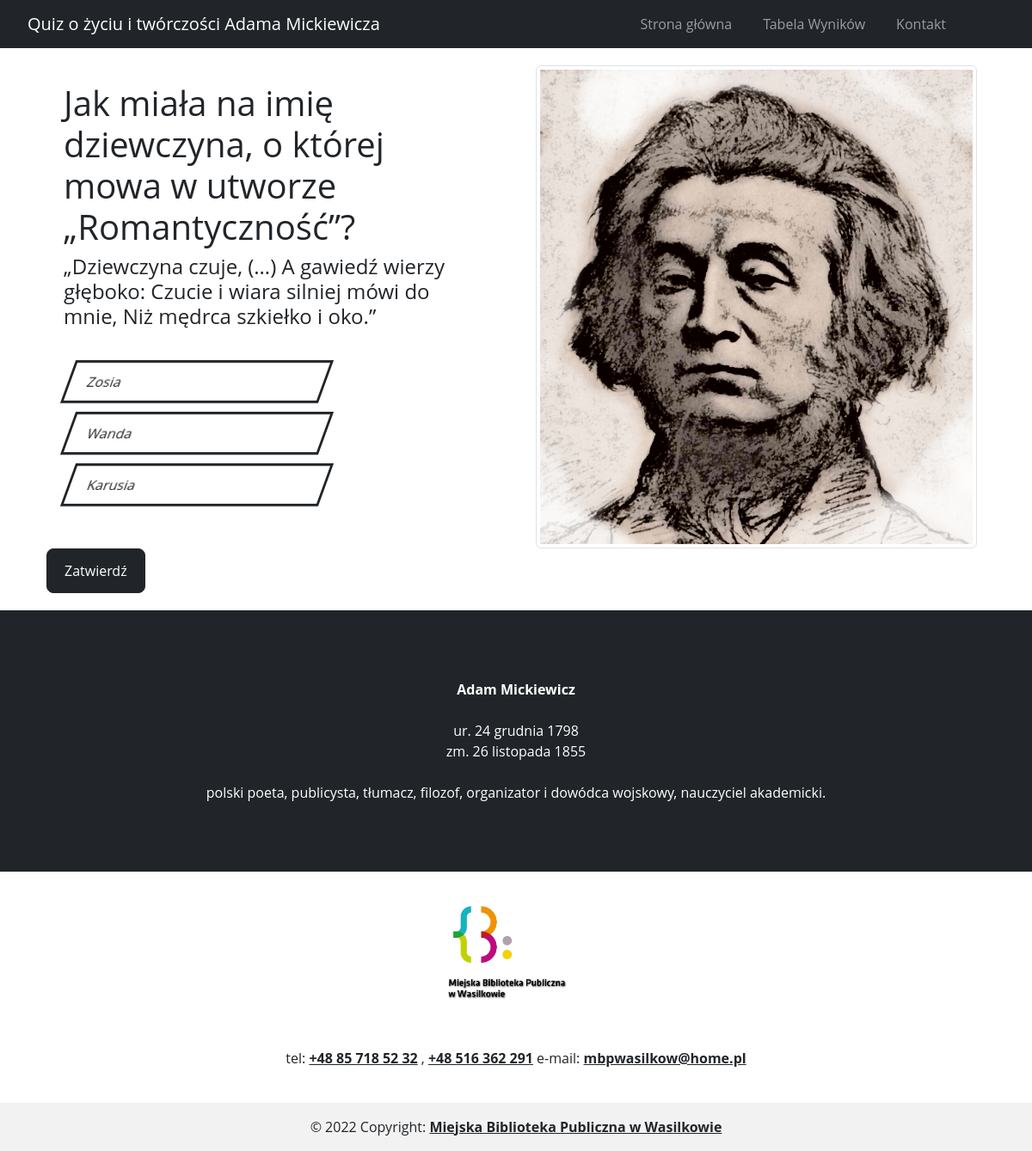
The page /question/ on the database its author committed.
### polls/models.py (models this page shows, shortened)
class Question(models.Model):
    question_text = models.CharField('Pytanie', max_length=200)
    quote = models.CharField('Cytat', null=True, blank=True, max_length=300)
    image = models.ImageField('Obrazek', null=True, blank=True, upload_to="images/")
    group = models.ForeignKey(Group, null=True, on_delete=models.SET_NULL)
    class Meta:
        verbose_name = "pytanie"
        verbose_name_plural = "Pytania"

class Answer(models.Model):
    answer_text = models.CharField('odpowiedź', max_length=200)
    valid = models.BooleanField('poprawna odpowiedź', default=False)
    question = models.ForeignKey(Question, on_delete=models.CASCADE)
    class Meta:
        verbose_name = "odpowiedź"
        verbose_name_plural = "Odpowiedzi"

### polls/views.py (the view, shortened to what this page needs)
# urls.py: path('question/', views.randomQuestion, name='randomQuestion'),
def randomQuestion(request):
    if not request.session.get('start_time', None):
        request.session['start_time'] = str(dt.now())
    if not request.session.get('points', None):
        request.session['points'] = 0
    if not request.session.get('answered_questions',None):
        request.session['answered_questions'] = ""
    if not request.session.get('picked_question_id', None):
        list_of_ids = set(str(x) for x in Question.objects.all().values_list('id', flat=True))
        question_id = getRandomQuestionId(request, list_of_ids)
    else:
        question_id = int(request.session['picked_question_id'])
    if not question_id:
        return HttpResponse("Skończyły się już pytania :P")
    request.session['picked_question_id'] = str(question_id)
    question = get_object_or_404(Question, pk=question_id)
    print(request.session['picked_question_id'])
    context = {
        'question': question,
    }
    return render(request, 'polls/detail.html', context)

### polls/views.py (called while the page is built)
def getRandomQuestionId(request, question_id_list):
    cookie_list = set(request.session['answered_questions'].split("'"))
    possible_ids = list(question_id_list - cookie_list)
    if possible_ids:
        question_id = int(random.choice(possible_ids))
        return question_id
    else:
        return None

### polls/templates/polls/detail.html (shortened to what this page needs)
<!DOCTYPE html>
<html lang="en">
{% load static %}
{% load bootstrap5 %}
<head>
    {% bootstrap_css %}
    <link rel="stylesheet" href="{% static 'css/quiz_detail.css' %}">
</head>
<body>
  <nav class="navbar navbar-expand-lg navbar-dark bg-dark">
    <div class="container-fluid">
      <a class="navbar-brand" href="{% url 'polls:index' %}" >Quiz o życiu i twórczości Adama Mickiewicza</a>
      <div class="collapse navbar-collapse" id="navbarNav">
        <ul class="navbar-nav ms-auto mb-2 mb-lg-0">
          <li class="nav-item">
            <a class="nav-link" aria-current="page" href="{% url 'polls:index' %}">Strona główna</a>
          </li>
          <li class="nav-item">
            <a class="nav-link" href="{% url 'polls:wyniki' %}">Tabela Wyników</a>
          </li>
          <li class="nav-item">
            <a class="nav-link" href="{% url 'polls:contact' %}">Kontakt</a>
          </li>
        </ul>
      </div>
    </div>
  </nav>
  <div class="container">
    <div class="row question">
        <div class="col d-flex align-items-center">
            <form method="POST">
                <fieldset>
                    <div class="row">
                        <h1>{{ question.question_text }}</h1><br>
                        {% if question.quote %}
                          <h4>{{ question.quote }}</h4>
                        {% endif %}
                    </div>
                    <br>
                    <div class="radio-toolbar">
                      {% for answer in question.answer_set.all %}
                      <label class="form-check-label" for="answer{{ forloop.counter }}">{{answer.answer_text}}</label><br>
                      {% endfor %}
                    </div>
                </fieldset>
                <br>
                <input type="submit" value="Zatwierdź" class="btn btn-dark">
            </form>
        </div>
        <div class="col-sm">
            <div class="d-flex align-items-center justify-content-center">
                {% if question.image %}
                <img src="{{ question.image.url }}" class="img-thumbnail">
                {% else %}
                <img src="{% static 'images/Adam.jpg' %}" class="img-thumbnail">
                {% endif %}
            </div>
        </div>
    </div>
  </div>
  <div class="container_info">
    <div class="text-center">
      <b>Adam Mickiewicz</b>
      <p style="color: #212529">.</p>
      <p>ur. 24 grudnia 1798</p>
      <p>zm. 26 listopada 1855</p>
      <p style="color: #212529">.</p>
      <p>polski poeta, publicysta, tłumacz, filozof, organizator i dowódca wojskowy, nauczyciel akademicki.</p>
    </div>
  </div>
  <div id="footerwrap" class="tf box tf clear">
    <footer id="footer" class="tf_box pagewidth tf_scrollbar tf_rel">
      <div class="main-col">
        <div class="footer-left-wrap">
          <div id="footer-logo">
            <a href="http://mbpwasilkow.pl/" title="Miejska Biblioteka Publiczna w Wasilkowie" >
              <img src="{% static 'images/logo biblioteki.jpg' %}" alt="miejska biblioteka publiczna w wasilkowie" width="200" class="center">
            </a>
          </div>
          <div class="footer-contact">
            <div class="text-center p-4">
              <p>
                tel:
                <a href="+48 85 718 52 32">+48 85 718 52 32</a>
                ,
                <a href="+48 516 362 291">+48 516 362 291</a>
                e-mail:
                <a href="mailto:mbpwasilkow@home.pl">mbpwasilkow@home.pl</a>
              </p>
            </div>
          </div>
        </div>
      </div>
      <div class="text-center p-3" style="background-color: rgba(0, 0, 0, 0.05);">
        © 2022 Copyright:
        <a class="text-reset fw-bold" href="http://mbpwasilkow.pl/">Miejska Biblioteka Publiczna w Wasilkowie</a>
      </div>
    </footer>
  </div>
</body>
</html>

### static/css/quiz_detail.css (style rules this page uses)
.question { margin-top: 20px; margin: 0 auto; }
body { font-family: 'Open Sans', sans-serif; }
.container { margin: 20px auto; }
.navbar-brand { margin-left: 20px; }
.collapse { margin-right: 80px; }
.nav-item { padding-left: 20px; }
fieldset { margin: 20px 20px; }
.radio-toolbar label { margin: 5px; color:#212529; position: relative; display:inline-block; padding: 10px 20px; border: 3px solid #212529; transform: skew(-20deg); width: 300px; }
.btn { padding: 13px 20px 13px 20px; border-radius: 8px; }
.container_info { background-color: #212529; color: #FFFFFF; padding: 80px; }
.container_info p { margin-bottom: auto; }
.row:after { content: ""; display: table; clear: both; }
.center { display: block; margin-left: auto; margin-right: auto; width: 15%; }
.footer-contact a { color: #212529; font-weight: bold; }

### rows shown on the page
Question: question_text "Jak miała na imię dziewczyna, o której mowa w utworze „Romantyczność”?", quote "„Dziewczyna czuje, (…) A gawiedź wierzy głęboko: Czucie i wiara silniej mówi do mnie, Niż mędrca szkiełko i oko.”"
Answer: answer_text "Zosia"
Answer: answer_text "Wanda"
Answer: answer_text "Karusia"
